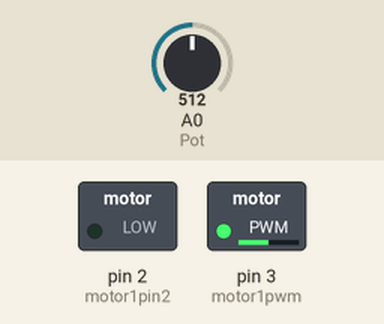
This sketch was run on a simulated Arduino Uno, built with avr-gcc and run on an emulated ATmega328P. On the bench: switched loads named in the sketch (green lamp = pin HIGH). The inputs (shaded band) are chosen by the test bench; at power-on: A0 (Pot) = 512. Pins used as bus, display or sensor lines are not drawn; what the sketch prints to the serial monitor is not drawn.

Above: at 1.2 s.
1.3 s: A0 (Pot) set to 0
At 1.8 s:
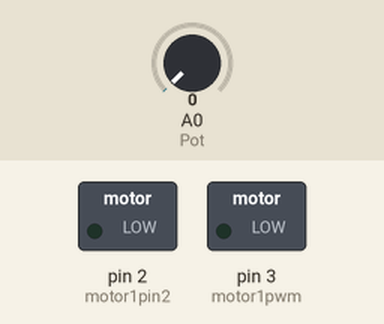
2.8 s: A0 (Pot) set to 122
At 4.0 s:
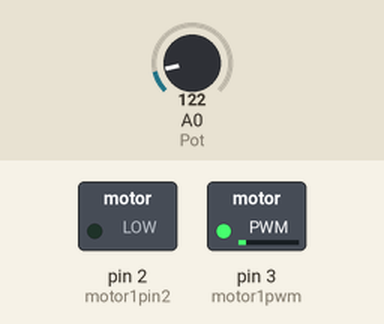
4.3 s: A0 (Pot) set to 716
At 5.3 s:
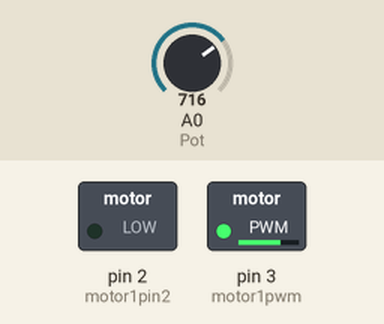
5.8 s: A0 (Pot) set to 900
At 6.4 s:
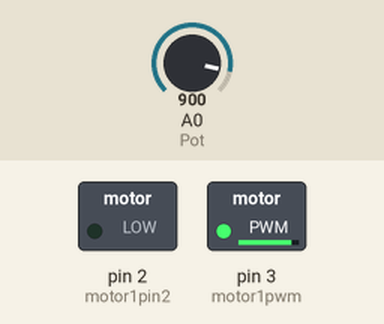
7.3 s: A0 (Pot) set to 511
At 7.6 s:
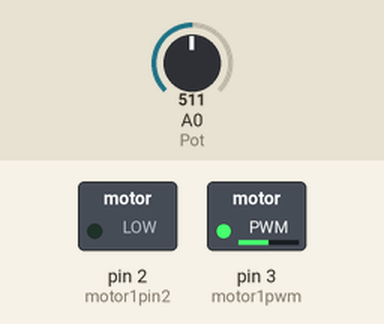
Timing chart, 0 to 10.3 s (numbered marks = the images above; inputs shaded):
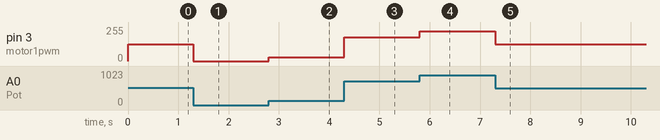

Measured:
- after the input at 1.3 s, pin 3 (motor1pwm): 127/255 → 0/255 at once
- after the input at 2.8 s, pin 3 (motor1pwm): 0/255 → 30/255 at once
- after the input at 4.3 s, pin 3 (motor1pwm): 30/255 → 178/255 at once
- after the input at 5.8 s, pin 3 (motor1pwm): 178/255 → 224/255 at once
- after the input at 7.3 s, pin 3 (motor1pwm): 224/255 → 127/255 at once

The sketch:

L298N_fan.ino
```cpp
/*
  用NANO通过L298N对风扇进行调速。
  风扇正负极接到L298N的电机接口，这种方式对所有风扇适用。
  缺点是要占用6个IO口进行调速。
  如果发现电机转动方向不对，可互换电机引脚的两个定义接口
  当使用电位器调节转速时，若电机不动，是因为电位器输入值太小，可转动电位器增大PWM值，电机就会转动
*/
#define motor1pin1 1                             //定义IN1引脚
#define motor1pin2 2                              //定义IN2引脚
#define motor1pwm  3                            //定义ENA引脚,Arduino中PWM只能使用3，5，6，9，10，11引脚。8266所有引脚都支持PWM

//用电位器调节转速
#define Pot A0    //电位器输入引脚
int PotBuffer=0;  //电位器读取数据缓存
int Speed_PWM=0;

void motor(int motorpin1,int motorpin2,int motorpwm,int val)  //定义一个电机转动函数
{
pinMode(motorpin1,OUTPUT);                              //输出第一个引脚
pinMode(motorpin2,OUTPUT);                              //输出第二个引脚
digitalWrite(motorpin2,0);                              //将第二个引脚置低
digitalWrite(motorpin1,1);                              //将第一个引脚抬高
analogWrite(motorpwm,val);                              //给EN引脚设定模拟值，设定转速
}

void setup()
{
    pinMode(motor1pin1,OUTPUT);
    pinMode(motor1pin2,OUTPUT);
    pinMode(motor1pwm,OUTPUT);
    //设置端口为HIGH,电机保持不动 (都为LOW也可以，也是制动)
    digitalWrite(motor1pin1,HIGH);
    digitalWrite(motor1pin2,HIGH);
  Serial.begin(115200);
}

void loop()
{
  PotBuffer=analogRead(Pot);  //读取AD值
  Speed_PWM=map(PotBuffer,0,1023,0,255);  //将AD值映射为PWM数值
  Serial.print("Speed_PWM=");
  Serial.println(Speed_PWM);
  motor(motor1pin1,motor1pin2,motor1pwm,Speed_PWM);          //电机A转速根据电位器转动而改变
}
```
